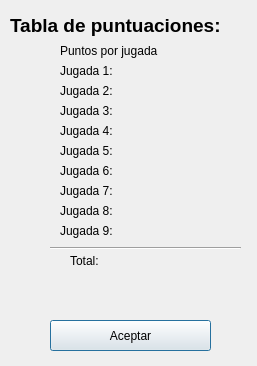
<?xml version="1.0" encoding="UTF-8"?>
<ui version="4.0">
 <class>Score</class>
 <widget class="QDialog" name="Score">
  <property name="geometry">
   <rect>
    <x>0</x>
    <y>0</y>
    <width>257</width>
    <height>366</height>
   </rect>
  </property>
  <property name="windowTitle">
   <string>Puntuacion del Juego.</string>
  </property>
  <property name="autoFillBackground">
   <bool>false</bool>
  </property>
  <widget class="QLabel" name="lb1">
   <property name="geometry">
    <rect>
     <x>10</x>
     <y>10</y>
     <width>321</width>
     <height>31</height>
    </rect>
   </property>
   <property name="font">
    <font>
     <family>Cantarell</family>
     <pointsize>14</pointsize>
     <weight>75</weight>
     <italic>false</italic>
     <bold>true</bold>
     <underline>false</underline>
    </font>
   </property>
   <property name="text">
    <string>Tabla de puntuaciones:</string>
   </property>
  </widget>
  <widget class="QLabel" name="label_6">
   <property name="geometry">
    <rect>
     <x>60</x>
     <y>220</y>
     <width>111</width>
     <height>21</height>
    </rect>
   </property>
   <property name="text">
    <string>Jugada 9:</string>
   </property>
  </widget>
  <widget class="QLabel" name="label_7">
   <property name="geometry">
    <rect>
     <x>60</x>
     <y>200</y>
     <width>111</width>
     <height>21</height>
    </rect>
   </property>
   <property name="text">
    <string>Jugada 8:</string>
   </property>
  </widget>
  <widget class="QLabel" name="label_8">
   <property name="geometry">
    <rect>
     <x>60</x>
     <y>180</y>
     <width>111</width>
     <height>21</height>
    </rect>
   </property>
   <property name="text">
    <string>Jugada 7:</string>
   </property>
  </widget>
  <widget class="QLabel" name="label_9">
   <property name="geometry">
    <rect>
     <x>60</x>
     <y>160</y>
     <width>111</width>
     <height>21</height>
    </rect>
   </property>
   <property name="text">
    <string>Jugada 6:</string>
   </property>
  </widget>
  <widget class="QLabel" name="label_10">
   <property name="geometry">
    <rect>
     <x>60</x>
     <y>140</y>
     <width>111</width>
     <height>21</height>
    </rect>
   </property>
   <property name="text">
    <string>Jugada 5:</string>
   </property>
  </widget>
  <widget class="QLabel" name="label_11">
   <property name="geometry">
    <rect>
     <x>60</x>
     <y>120</y>
     <width>111</width>
     <height>21</height>
    </rect>
   </property>
   <property name="text">
    <string>Jugada 4:</string>
   </property>
  </widget>
  <widget class="QLabel" name="label_12">
   <property name="geometry">
    <rect>
     <x>60</x>
     <y>100</y>
     <width>111</width>
     <height>21</height>
    </rect>
   </property>
   <property name="text">
    <string>Jugada 3:</string>
   </property>
  </widget>
  <widget class="QLabel" name="label_13">
   <property name="geometry">
    <rect>
     <x>60</x>
     <y>80</y>
     <width>111</width>
     <height>21</height>
    </rect>
   </property>
   <property name="text">
    <string>Jugada 2:</string>
   </property>
  </widget>
  <widget class="QLabel" name="label_14">
   <property name="geometry">
    <rect>
     <x>60</x>
     <y>60</y>
     <width>111</width>
     <height>21</height>
    </rect>
   </property>
   <property name="text">
    <string>Jugada 1:</string>
   </property>
  </widget>
  <widget class="QLabel" name="label">
   <property name="geometry">
    <rect>
     <x>60</x>
     <y>40</y>
     <width>141</width>
     <height>21</height>
    </rect>
   </property>
   <property name="text">
    <string>Puntos por jugada</string>
   </property>
  </widget>
  <widget class="QLabel" name="label_15">
   <property name="geometry">
    <rect>
     <x>70</x>
     <y>250</y>
     <width>41</width>
     <height>21</height>
    </rect>
   </property>
   <property name="text">
    <string>Total:</string>
   </property>
  </widget>
  <widget class="Line" name="line">
   <property name="geometry">
    <rect>
     <x>50</x>
     <y>240</y>
     <width>191</width>
     <height>16</height>
    </rect>
   </property>
   <property name="orientation">
    <enum>Qt::Horizontal</enum>
   </property>
  </widget>
  <widget class="QLabel" name="lb_total">
   <property name="geometry">
    <rect>
     <x>140</x>
     <y>250</y>
     <width>64</width>
     <height>21</height>
    </rect>
   </property>
   <property name="text">
    <string/>
   </property>
  </widget>
  <widget class="QLabel" name="lb_1">
   <property name="geometry">
    <rect>
     <x>130</x>
     <y>60</y>
     <width>81</width>
     <height>21</height>
    </rect>
   </property>
   <property name="text">
    <string/>
   </property>
  </widget>
  <widget class="QLabel" name="lb_coment">
   <property name="geometry">
    <rect>
     <x>40</x>
     <y>270</y>
     <width>211</width>
     <height>21</height>
    </rect>
   </property>
   <property name="text">
    <string/>
   </property>
  </widget>
  <widget class="QLabel" name="lb_2">
   <property name="geometry">
    <rect>
     <x>130</x>
     <y>80</y>
     <width>81</width>
     <height>21</height>
    </rect>
   </property>
   <property name="text">
    <string/>
   </property>
  </widget>
  <widget class="QLabel" name="lb_3">
   <property name="geometry">
    <rect>
     <x>130</x>
     <y>100</y>
     <width>81</width>
     <height>21</height>
    </rect>
   </property>
   <property name="text">
    <string/>
   </property>
  </widget>
  <widget class="QLabel" name="lb_4">
   <property name="geometry">
    <rect>
     <x>130</x>
     <y>120</y>
     <width>81</width>
     <height>21</height>
    </rect>
   </property>
   <property name="text">
    <string/>
   </property>
  </widget>
  <widget class="QLabel" name="lb_5">
   <property name="geometry">
    <rect>
     <x>130</x>
     <y>140</y>
     <width>81</width>
     <height>21</height>
    </rect>
   </property>
   <property name="text">
    <string/>
   </property>
  </widget>
  <widget class="QLabel" name="lb_6">
   <property name="geometry">
    <rect>
     <x>130</x>
     <y>160</y>
     <width>81</width>
     <height>21</height>
    </rect>
   </property>
   <property name="text">
    <string/>
   </property>
  </widget>
  <widget class="QLabel" name="lb_7">
   <property name="geometry">
    <rect>
     <x>130</x>
     <y>180</y>
     <width>81</width>
     <height>21</height>
    </rect>
   </property>
   <property name="text">
    <string/>
   </property>
  </widget>
  <widget class="QLabel" name="lb_8">
   <property name="geometry">
    <rect>
     <x>130</x>
     <y>200</y>
     <width>81</width>
     <height>21</height>
    </rect>
   </property>
   <property name="text">
    <string/>
   </property>
  </widget>
  <widget class="QLabel" name="lb_9">
   <property name="geometry">
    <rect>
     <x>130</x>
     <y>220</y>
     <width>81</width>
     <height>21</height>
    </rect>
   </property>
   <property name="text">
    <string/>
   </property>
  </widget>
  <widget class="QPushButton" name="aceptar">
   <property name="geometry">
    <rect>
     <x>50</x>
     <y>320</y>
     <width>161</width>
     <height>31</height>
    </rect>
   </property>
   <property name="text">
    <string>Aceptar</string>
   </property>
  </widget>
  <widget class="QLabel" name="lb_coment_2">
   <property name="geometry">
    <rect>
     <x>40</x>
     <y>290</y>
     <width>211</width>
     <height>21</height>
    </rect>
   </property>
   <property name="text">
    <string/>
   </property>
  </widget>
 </widget>
 <resources/>
 <connections>
  <connection>
   <sender>aceptar</sender>
   <signal>clicked()</signal>
   <receiver>Score</receiver>
   <slot>close()</slot>
   <hints>
    <hint type="sourcelabel">
     <x>159</x>
     <y>303</y>
    </hint>
    <hint type="destinationlabel">
     <x>233</x>
     <y>309</y>
    </hint>
   </hints>
  </connection>
 </connections>
</ui>
